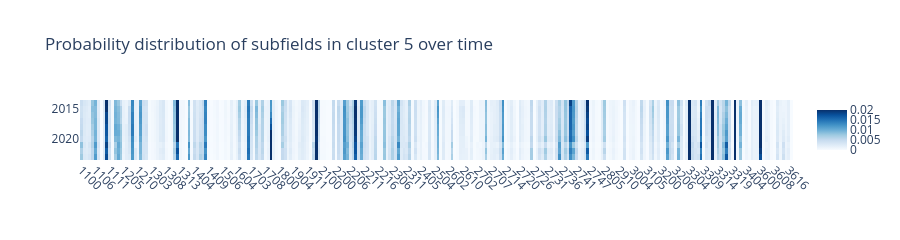

Notebook code for this chart:
### Code cell
cluster = 5

df = df_cluster_prob_yearly.xs(cluster, level=1)

uf.plotly_heatmap(
    df, x_labels=df.columns, y_labels=df.index,
    title=f"Probability distribution of subfields in cluster {cluster} over time",  z_min=0, z_max=0.02, colorscale="non", line_height=10,
    x_type="subfield"
)

### Figure 1 — Plotly figure (JSON) as saved in the notebook; plotly's stock layout.template omitted (floating-point values rounded to 4 significant figures; data arrays with more than 128 entries replaced by an {"elided": "..."} marker saying what was removed)
{"data": [{"colorscale": [[0, "rgb(247,251,255)"], [0.125, "rgb(222,235,247)"], [0.25, "rgb(198,219,239)"], [0.375, "rgb(158,202,225)"], [0.5, "rgb(107,174,214)"], [0.625, "rgb(66,146,198)"], [0.75, "rgb(33,113,181)"], [0.875, "rgb(8,81,156)"], [1, "rgb(8,48,107)"]], "customdata": {"elided": "10x252x2 mixed values"}, "hovertemplate": "<b>X: </b>%{customdata[0]}<br><b>Y: </b>%{customdata[1]}<br><b>Z: </b> %{z:.3f}<br><extra></extra>", "type": "heatmap", "x": {"elided": "252 str values"}, "y": [2014, 2015, 2016, 2017, 2018, 2019, 2020, 2021, 2022, 2023], "z": {"elided": "10x252 float values"}, "zmax": 0.02, "zmin": 0}], "layout": {"height": 100, "title": {"text": "Probability distribution of subfields in cluster 5 over time"}, "xaxis": {"automargin": true, "tickangle": 45}, "yaxis": {"automargin": true, "autorange": "reversed"}}}
